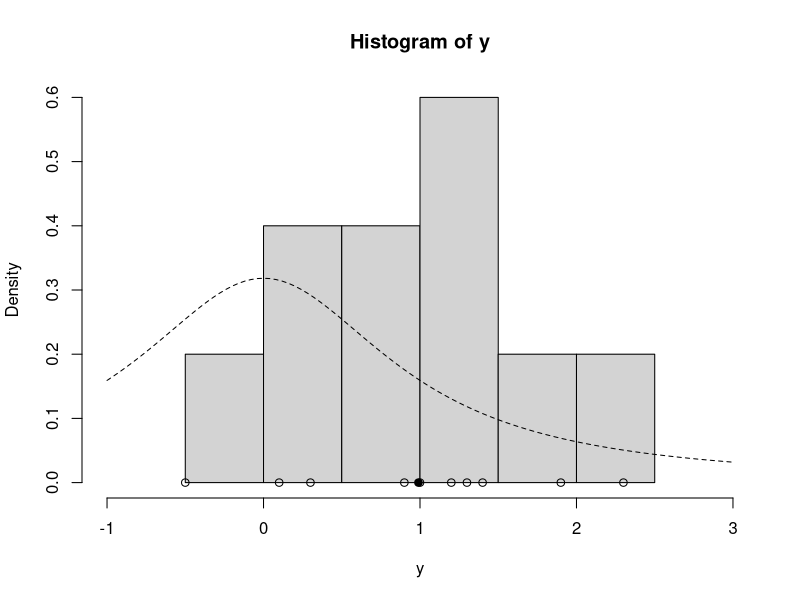
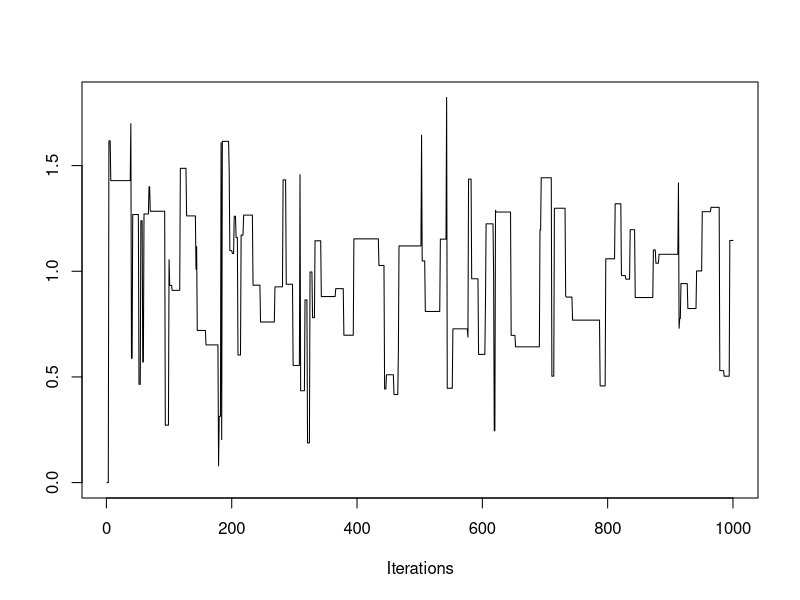
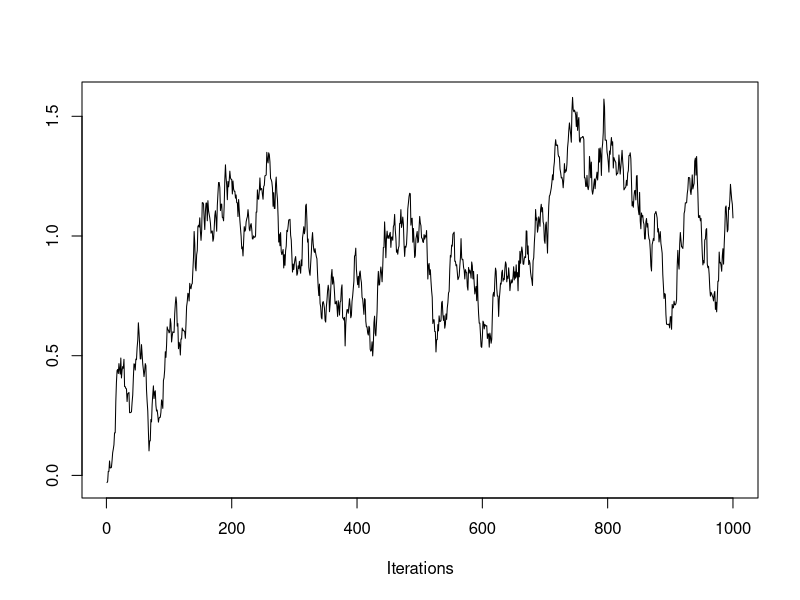
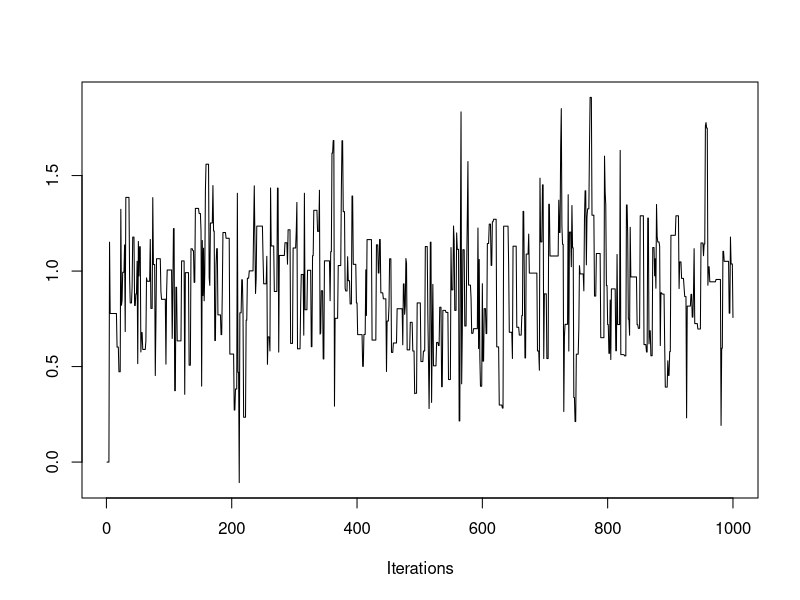
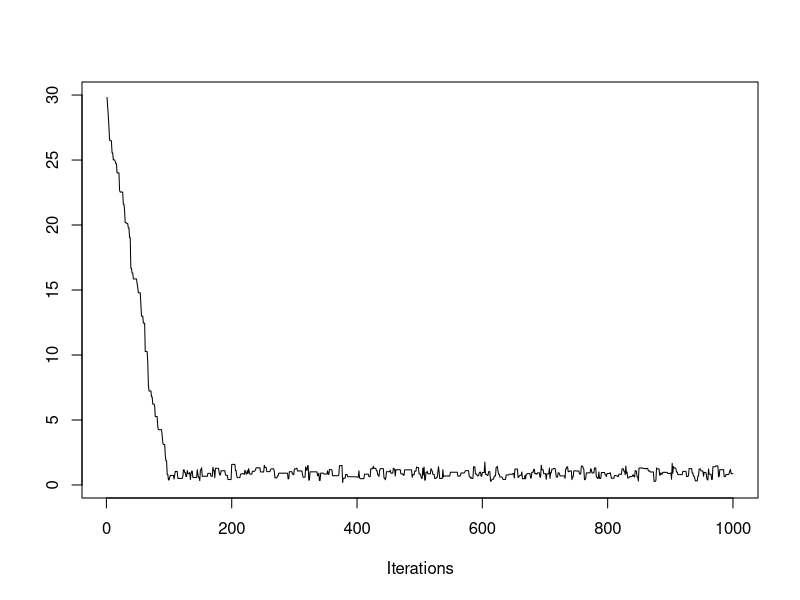
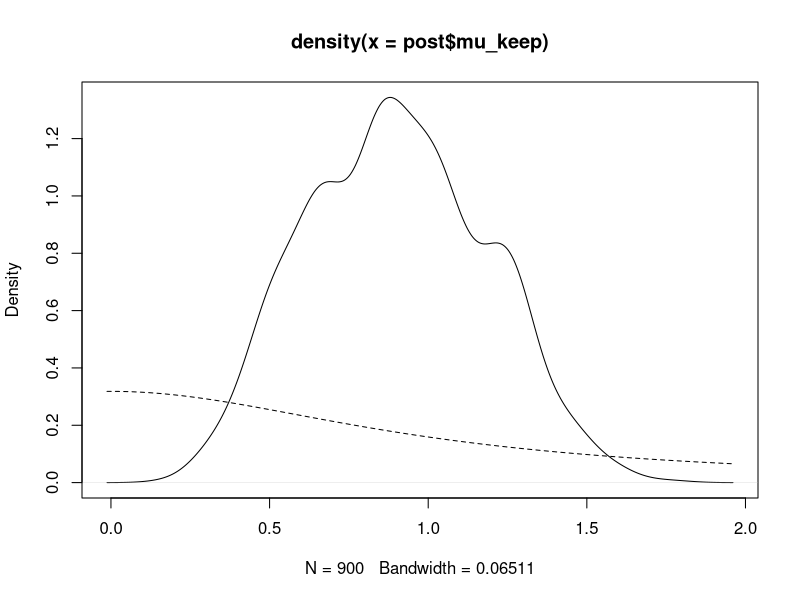

Here is the R script that generated these plots, in order:
## ---- chunk 1
knitr::opts_chunk$set(echo = TRUE)

library(coda)
## ---- chunk 2
lg <- function(ybar, n, mu){
  mu2 <- mu^2
  n*(ybar*mu - mu2/2) - log(1 + mu2)
}

## ---- chunk 3
mh <- function(n, ybar, n_iter, mu_init, cand_sd) {
  mu_out <- numeric(n_iter)
  accpt <- 0
  mu_now <- mu_init
  lg_now <- lg(mu=mu_now, n=n, ybar=ybar)
  
  for (i in 1:n_iter) {
    # Note that our candidate distribution, q(theta), is normally distributed
    mu_cand <- rnorm(1, mean=mu_now, sd=cand_sd)
    
    lg_cand <- lg(mu=mu_cand, n=n, ybar=ybar)
    lalpha <- lg_cand - lg_now
    alpha <- exp(lalpha)
    
    u <- runif(1)  # Read this as rv from unif(orm)
    if (u < alpha){
      mu_now <- mu_cand
      accpt <- accpt + 1
      lg_now <- lg_cand
    }
    
    mu_out[i] = mu_now
  }
  
  list(mu=mu_out, accpt=accpt/n_iter)
}

## ---- chunk 4
y = c(1.2, 1.4, -0.5, 0.3, 0.9, 2.3, 1.0, 0.1, 1.3, 1.9)

ybar = mean(y)
n = length(y)
## ---- chunk 5
hist(y, freq=FALSE, xlim=c(-1.0, 3.0))
points(y, rep(0.0, n))
points(ybar, 0.0, pch=19)
curve(dt(x, df=1), lty=2, add=TRUE)

## ---- chunk 6
set.seed(42)
post <- mh(n=n, ybar=ybar, n_iter=1e3, mu_init = 0.0, cand_sd = 3.0)

str(post)
## ---- chunk 7
traceplot(as.mcmc(post$mu))

## ---- chunk 8
post <- mh(n=n, ybar=ybar, n_iter=1e3, mu_init = 0.0, cand_sd = 0.05)

traceplot(as.mcmc(post$mu))

## ---- chunk 9
post <- mh(n=n, ybar=ybar, n_iter=1e3, mu_init = 0.0, cand_sd = 0.9)

traceplot(as.mcmc(post$mu))

## ---- chunk 10
post <- mh(n=n, ybar=ybar, n_iter=1e3, mu_init = 30, cand_sd = 0.9)

traceplot(as.mcmc(post$mu))

## ---- chunk 11
post$mu_keep = post$mu[-c(1:100)]

plot(density(post$mu_keep))
curve(dt(x, df=1), lty=2, add=TRUE)
